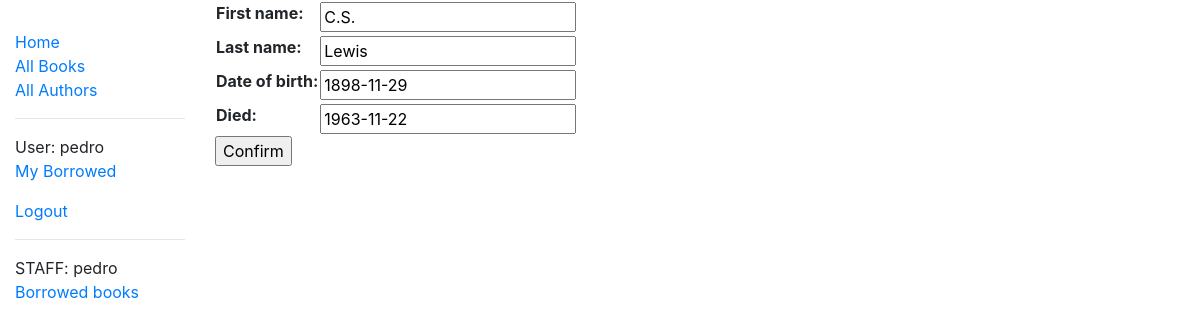
The page /catalog/author/2/update/ (signed in) on the database its author committed.
### catalog/models.py (models this page shows, shortened)
class Author(models.Model):
    first_name = models.CharField(max_length=100)
    last_name = models.CharField(max_length=100)
    date_of_birth = models.DateField(null=True, blank=True)
    date_of_death = models.DateField('died', null=True, blank=True)
    class Meta:
        ordering = ['last_name', 'first_name']

### catalog/views.py (the view)
# urls.py: path('author/<int:pk>/update/', views.AuthorUpdate.as_view(), name='author-update'), # noqa:
class AuthorUpdate(PermissionRequiredMixin, generic.edit.UpdateView):
    model = Author
    fields = ['first_name', 'last_name', 'date_of_birth', 'date_of_death']
    permission_required = 'catalog.can_mark_returned'

### templates/catalog/author_form.html (shortened to what this page needs)
{% extends 'base.html' %}
{% block content %}
  <form action="" method="post">
      <table>
        {{ form.as_table }}
      </table>
      <input type="submit" value="Confirm">
  </form>
{% endblock %}

### templates/base.html (shortened to what this page needs)
<!DOCTYPE html>
<html lang="en">
<head>
  <link rel="stylesheet" href="https://stackpath.bootstrapcdn.com/bootstrap/4.1.3/css/bootstrap.min.css">
  {% load static %}
  <link rel="stylesheet" href="{% static 'css/styles.css' %}">
</head>
<body>
  <div class="container-fluid">
    <div class="row">
      <div class="col-sm-2">
        {%block sidebar %}
        <nav>
          {%if user.is_authenticated %}
            <ul class="sidebar-nav">
                <li><a href="{% url 'index' %}">Home</a></li>
                <li><a href="{% url 'book' %}">All Books</a></li>
                <li><a href="{% url 'authors' %}">All Authors</a></li>
              <hr>
              {% if user.is_authenticated %}
                <li>User: {{ user.get_username }}</li>
                <li><a href="{% url 'my-borrowed' %}">My Borrowed</a></li>
                <li><a href="{% url 'logout' %}?next={{request.path}}">Logout</a></li>
              {% else %}
                <li><a href="{% url 'login' %}?next={{request.path}}">Login</a></li>
              {% endif %}
              {% if user.is_staff %}
              <hr>
              <li>STAFF: {{ user.get_username }}</li>
              {% if perms.catalog.can_mark_returned %}
                <li><a href="{% url 'all-borrowed' %}">Borrowed books</a></li>
              {% endif %}
            {% endif %}
            </ul>
          {% endif %}
        </nav>
        {% endblock %}
      </div>
      <div class="col-sm-10">{% block content %}{% endblock %}</div>
    </div>
  </div>
</body>
</html>

### catalog/static/css/styles.css (style rules this page uses)
.sidebar-nav { margin-top: 30px; padding: 0; list-style: none; }

### rows shown on the page
Author: first_name "C.S.", last_name "Lewis", date_of_birth "1898-11-29", date_of_death "1963-11-22"

### other values the page prints
{{ user.get_username }} "pedro"
